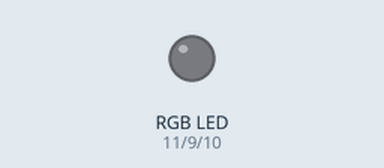
Bench run of a sketch on a simulated Arduino Uno, built with avr-gcc and run on an emulated ATmega328P. Parts: an RGB LED mixed from three pins (HIGH = lit).

Above: at 0.15 s.
Timing chart, 0 to 1.6 s (numbered marks = the images above):
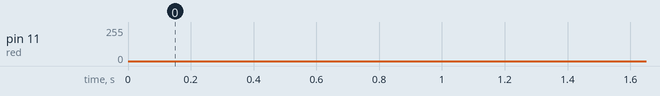

The sketch:

rgb.ino
```cpp
int red = 11;
int blue = 10;
int green = 9;

int val;
int pin;

void setup() {
	pinMode(red, OUTPUT);
	pinMode(blue, OUTPUT);
	pinMode(green, OUTPUT);
	Serial.begin(9600);
}

void loop() {
	pin = red;

	analogWrite(pin, 0);

	for(val = 0; val < 256; val++) {
		analogWrite(pin, val);
		if(val != 255) {
			delay(1);
		}
	}

	for(val = 255; val > 0; val--) {
		analogWrite(pin, val);
		if(val != 0) {
			delay(1);
		}
	}

	delay(1);
}
```
